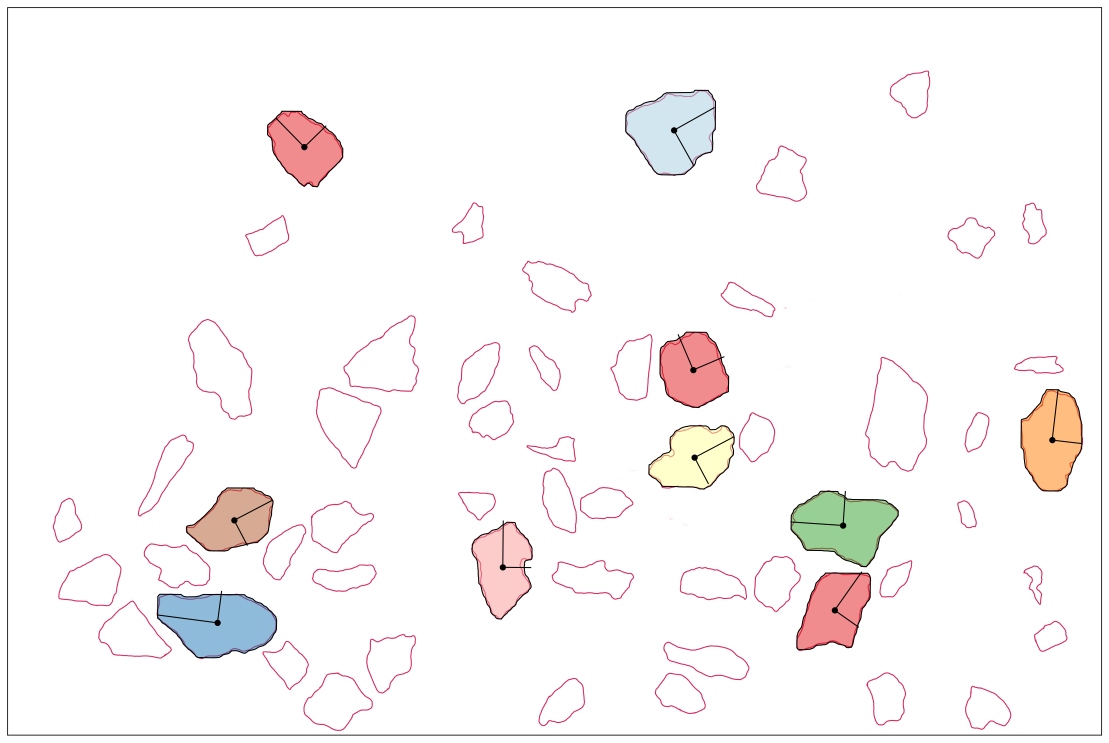
#> input picture results/images/19B093-1-blue/segmentation_result.png, 4435 x 2970 px (shown at 1/4 size)
$ python -i fastsam_interactive.py   (imports and definitions only)
#> lines starting #> are read from the running program, lines starting #| are printed output that depends on the picture
"""
FastSAM Enhanced Interactive Interface Module - Fixed Version
File: fastsam_interactive.py
Function: Interactive segmentation based on FastSAM features, fixing point selection, lag, and offset issues
"""

import os
import sys
import numpy as np
import matplotlib

# Helper function to get resource path (works for both dev and PyInstaller)
# [9 lines left out: function get_resource_path, not called in this run]

def setup_backend():
    """Smart backend setup, prioritize GUI backends"""
    try:
        import tkinter
        matplotlib.use('TkAgg')
        return 'TkAgg'
    except ImportError:
        pass

    if os.getenv('DISPLAY') and not os.getenv('SSH_CONNECTION'):
        for backend in ['Qt5Agg', 'WXAgg']:
            try:
                matplotlib.use(backend)
                return backend
            except:
                continue

    matplotlib.use('Agg')
    return 'Agg'

backend = setup_backend()

import matplotlib.pyplot as plt
import tkinter as tk
from tkinter import filedialog, messagebox
from pathlib import Path
from PIL import Image
import pandas as pd
from shapely.geometry import Polygon as ShapelyPolygon, Point, box
import json
from skimage import measure
import traceback
import time
import threading
import cv2
from typing import List, Dict, Optional, Tuple, Any
import warnings
# [15 lines not run here, left out]

import sys
from pathlib import Path

# Get project root path
project_root = Path(__file__).parent

# Import core segmentation functions (migrated from segmenteverygrain)
# [49 lines not run here, left out]


class PureFastSAMInteractiveEnhanced:
    """Enhanced Interactive FastSAM - Fixed Version"""

    def __init__(self, model_path: str = "models/FastSAM-s.pt",
                 device: str = "cpu"):
        self.model_path = model_path
        self.device = device

        self.image = None
        self.image_path = None
        self.fastsam_model = None
        self.model_loaded = False

        # Full image inference result cache
        self.global_results = None
        self.all_masks_cache = []
        self.all_masks_scores = []

        # Interactive state
        self.grains = []
        self.current_grain_id = 0
        self.drawing_box = False
        self.box_start = None
        self.box_end = None
        self.current_box = None

        # Optimization: reduce redraw
        self.last_draw_time = 0
        self.draw_interval = 0.05  # 50ms，Avoid frequent redraw

        # Result storage
        self.polygons = []
        self.labels = None
        self.mask_all = None
        self.grain_data = None

        # Display related
        self.fig = None
        self.ax = None
        self.grain_patches = {}
        self.box_artist = None
        self.grain_texts = {}

        # Output directory
        # Unified output directory: results/fastsam/interactive/
        self.output_dir = Path("results") / "fastsam" / "interactive"
        self.output_dir.mkdir(parents=True, exist_ok=True)

        # Geometry configuration
        self.geometry_config = None
        if GEOMETRY_AVAILABLE:
            try:
                # First, ensure configs are available in working directory
                configs_dir = Path("configs")
                config_path = configs_dir / "geometry.yaml"

                # If not in working directory, try to copy from bundle
                if not config_path.exists() and getattr(sys, 'frozen', False):
                    import shutil
                    bundle_configs = Path(sys._MEIPASS) / "configs"
                    if bundle_configs.exists():
                        configs_dir.mkdir(exist_ok=True)
                        for yaml_file in bundle_configs.glob("*.yaml"):
                            shutil.copy2(yaml_file, configs_dir / yaml_file.name)
                        print(f"Copied configs from bundle to: {configs_dir}")

                # Now try to load geometry.yaml
                if config_path.exists():
                    self.geometry_config = load_geometry_config(str(config_path))
                    print(f"Geometry configuration loaded from: {config_path}")
                else:
                    # Try alternative paths
                    alt_paths = [
                        get_resource_path("configs/geometry.yaml"),
                        get_resource_path("geometry.yaml"),
                        Path(__file__).parent / "configs" / "geometry.yaml",
                    ]
                    for alt_path in alt_paths:
                        if alt_path.exists():
                            self.geometry_config = load_geometry_config(str(alt_path))
                            print(f"Geometry configuration loaded from: {alt_path}")
                            break
                    else:
                        print("Warning: Could not find geometry.yaml, using default CSV export")
            except Exception as e:
                print(f"Failed to load geometry configuration: {e}")

        # Performance statistics
        self.start_time = None
        self.total_grains = 0
        self.total_interactions = 0

        self.gui_running = False

        # Scale calibration
        self.scale_calibrator = None
        self.is_scale_calibration_mode = False
        self.scale_factor = None
        self.scale_detection_success = False
        if SCALE_CALIBRATION_AVAILABLE:
            self.scale_calibrator = InteractiveScaleCalibrator()

        print("=" * 70)
        print("FastSAM Interactive System (Fixed Version)")
        print("=" * 70)

        self._load_fastsam_model()

    # [1414 lines left out: functions _load_fastsam_model, _run_global_inference, _enhance_mask_morphology, _calculate_mask_quality, set_image, _safe_file_dialog and 29 more, not called in this run]


# [2 lines not run here, left out]

>>> import cv2
>>> picture = cv2.imread('results/images/19B093-1-blue/segmentation_result.png', cv2.IMREAD_GRAYSCALE)
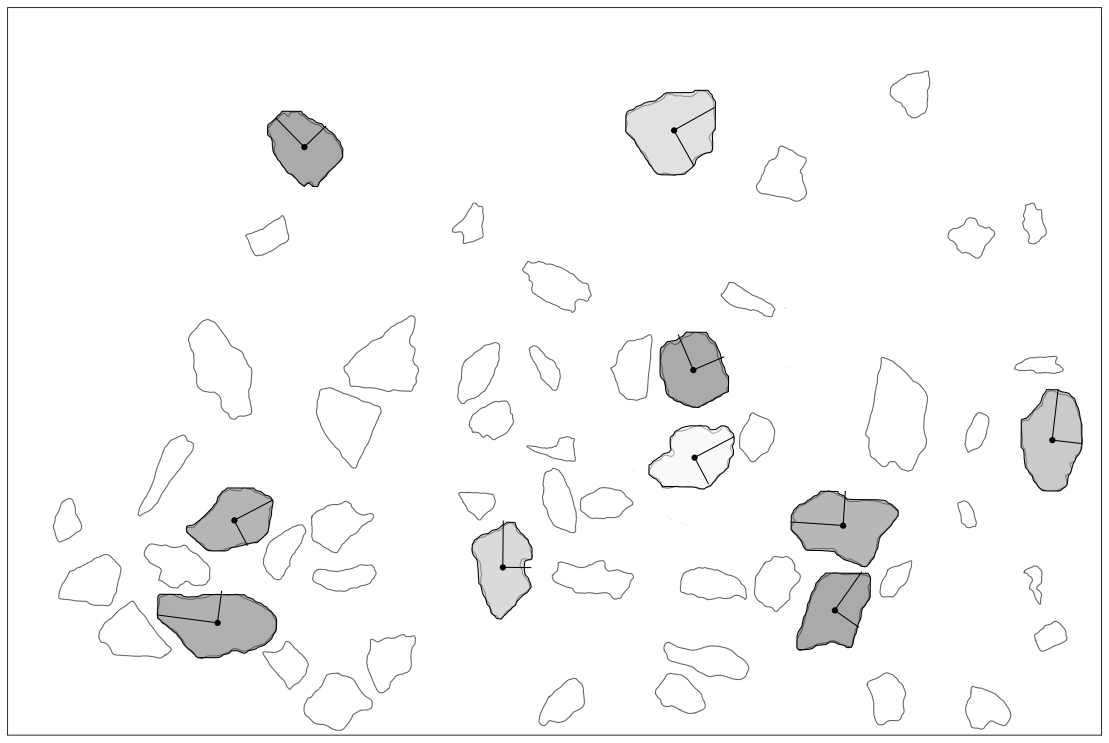
#> picture: shape (2970, 4435) (shown at 1/4 size); min 0, max 255, mean 248.1
>>> result = PureFastSAMInteractiveEnhanced().set_image(picture)
#> (the run stopped early here; a loop or call above may not have finished)
